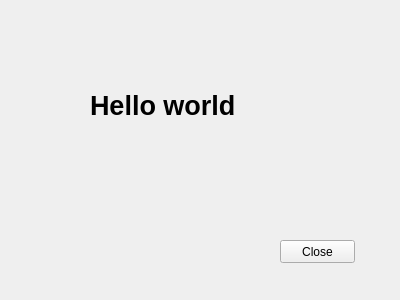
<?xml version="1.0" encoding="UTF-8"?>
<ui version="4.0">
 <class>Widget</class>
 <widget class="QWidget" name="Widget">
  <property name="geometry">
   <rect>
    <x>0</x>
    <y>0</y>
    <width>400</width>
    <height>300</height>
   </rect>
  </property>
  <property name="windowTitle">
   <string>Widget</string>
  </property>
  <widget class="QPushButton" name="btnClose">
   <property name="geometry">
    <rect>
     <x>280</x>
     <y>240</y>
     <width>75</width>
     <height>23</height>
    </rect>
   </property>
   <property name="text">
    <string>Close</string>
   </property>
  </widget>
  <widget class="QLabel" name="labelDemo">
   <property name="geometry">
    <rect>
     <x>90</x>
     <y>80</y>
     <width>181</width>
     <height>51</height>
    </rect>
   </property>
   <property name="font">
    <font>
     <pointsize>20</pointsize>
     <weight>75</weight>
     <bold>true</bold>
    </font>
   </property>
   <property name="text">
    <string>Hello world</string>
   </property>
  </widget>
 </widget>
 <layoutdefault spacing="6" margin="11"/>
 <resources/>
 <connections>
  <connection>
   <sender>btnClose</sender>
   <signal>clicked()</signal>
   <receiver>Widget</receiver>
   <slot>close()</slot>
   <hints>
    <hint type="sourcelabel">
     <x>317</x>
     <y>251</y>
    </hint>
    <hint type="destinationlabel">
     <x>199</x>
     <y>149</y>
    </hint>
   </hints>
  </connection>
 </connections>
</ui>
